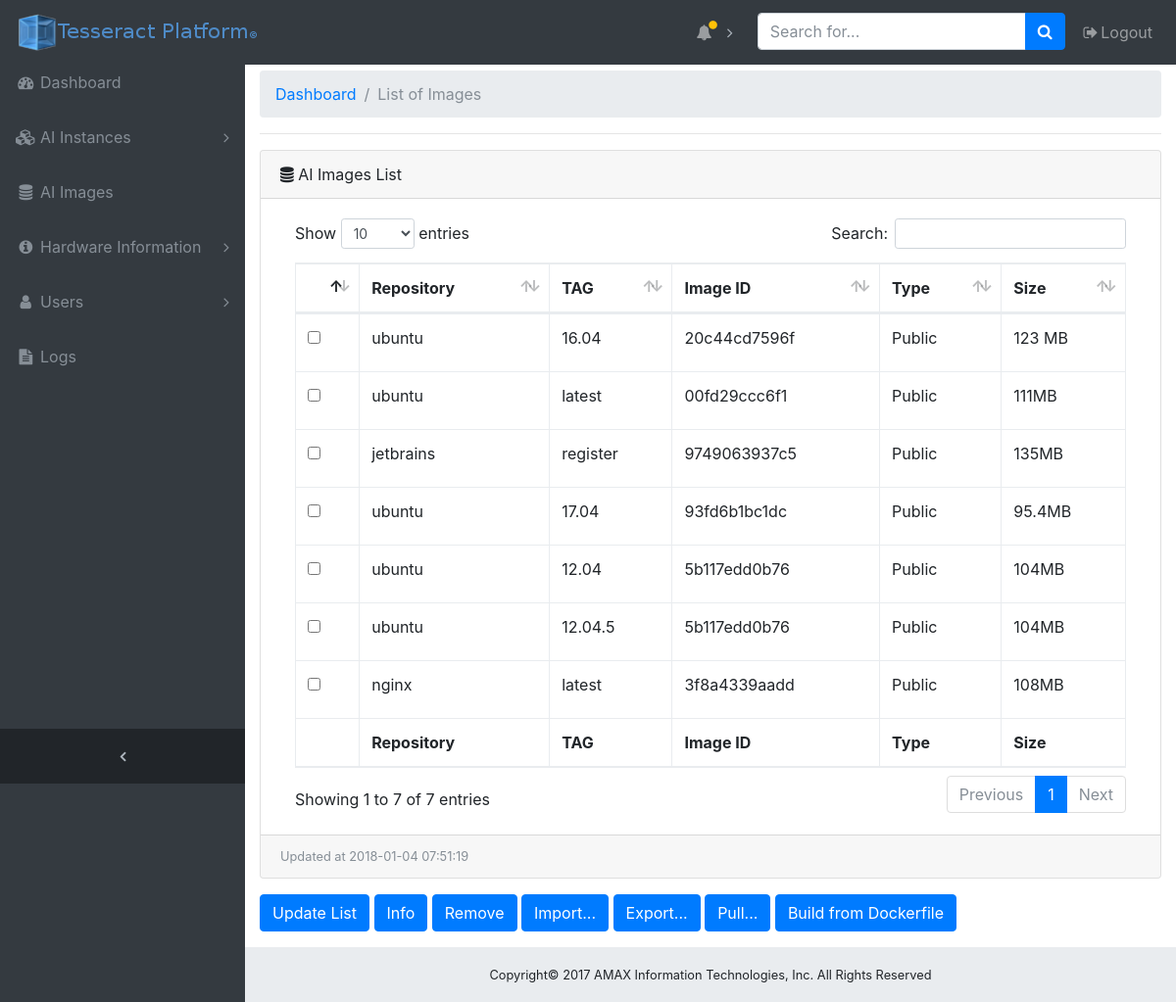
Page /images (signed in) on the committed database.
### TesseractPlatform.py (models this page shows)
class Image(db.Model):
	__tablename__ = 'image'
	image_id = db.Column(db.String(12), primary_key=True)
	repository = db.Column(db.String(255), primary_key=True)
	image_tag = db.Column(db.String(255), primary_key=True)
	image_size = db.Column(db.String(16), nullable=False)
	image_owner = db.Column(db.String(16))
	image_type = db.Column(db.String(16))  # Public, Private, P-Share (Share with Group or User)
	image_rights = db.Column(db.String(1024))  # Format: u:100,u:101,g:1110,g:132   (u=User, g=Group)
	image_desc = db.Column(db.Text)
	def __init__(self, repository=None, image_tag=None, image_id=None, image_size=None, image_own=None, image_type=None,
				 image_rights=None, image_desc=None):
		self.repository = repository
		self.image_tag = image_tag
		self.image_id = image_id
		self.image_size = image_size
		self.image_owner = image_own
		self.image_type = image_type
		self.image_rights = image_rights
		self.image_desc = image_desc

### TesseractPlatform.py (the view)
@app.route('/images', methods=['GET', 'POST'])
@login_required
def all_images():
	html_content = ''
	image_list = Image.query.all()
	if 'removeImageStatus' in request.form.keys() and 'removeImageErrMsg' in request.form.keys():
		remove_image_status = int(request.form['removeImageStatus'])
		if remove_image_status:
			html_content = '<div class="alert alert-success alert-dismissable" role="alert"><span type="button" class="close" data-dismiss="alert" aria-label="Close"><span aria-hidden="true">&times;</span></span><strong>Image has been removed!</strong></div>'
		else:
			html_content = '<div class="alert alert-warning alert-dismissable" role="alert"><span type="button" class="close" data-dismiss="alert" aria-label="Close"><span aria-hidden="true">&times;</span></span><strong>Failed remove image. [Error]: ' + request.form['removeImageErrMsg'] + '</strong></div>'
	return render_template('images.html', title="Images - Tesseract Platform",
							images=image_list,
							update_timestamp=str(datetime.now()), message=html_content)

### TesseractPlatform.py (called while the page is built)
@login_manager.user_loader
def load_user(user_id):
	return User.query.get(int(user_id))

### templates/images.html (shortened to what this page needs)
{% extends 'layout.html' %}
{% block main_container %}
      <ol class="breadcrumb">
        <li class="breadcrumb-item">
          <a href={{ url_for('dashboard') }}>Dashboard</a>
        </li>
        <li class="breadcrumb-item active">List of Images</li>
      </ol>
      <hr>
    <div class="card mb-3">
        <div class="card-header"><i class="fa fa-database"></i> AI Images List </div>
        <div class="card-body">
          <div class="table-responsive">
            <table class="table table-bordered table-hover" id="dataTable" width="100%" cellspacing="0">
              <thead>
                <tr>
                  <th></th>
                  <th>Repository</th>
                  <th>TAG</th>
                  <th>Image ID</th>
                  <th>Type</th>
                  <th>Size</th>
                </tr>
              </thead>
              <tfoot>
                <tr>
                  <th></th>
                  <th>Repository</th>
                  <th>TAG</th>
                  <th>Image ID</th>
                  <th>Type</th>
                  <th>Size</th>
                </tr>
              </tfoot>
              <tbody>
                {% for image in images %}
                    <tr>
                        <td><input type="checkbox" class="form-group" id="imageGroup" name="imageGroup" value={{ image.image_id.split(':')[1][:12] }}></td>
                        <td>{{ image.repository }}</td>
                        <td>{{ image.image_tag }}</td>
                        <td>{{ image.image_id.split(':')[1][0:12] }}</td>
                        <td>{{ image.image_type }}</td>
                        <td>{{ image.image_size }}</td>
                    </tr>
                {% endfor %}
                </tbody>
            </table>
          </div>
        </div>
        <div class="card-footer small text-muted">Updated at {{ update_timestamp }}</div>
      </div>
        <div class="form-group">
        <a class="btn btn-primary" href={{ url_for('update_list') }} id="updateList" type="button">Update List</a>
        <a class="btn btn-primary" data-toggle="modal" data-target="#imageDetail" href="#" id="detailBt">Info</a>
        <a class="btn btn-primary" data-toggle="modal" data-target="#removeImage" href="#" id="imageRemoveBt">Remove</a>
        <a class="btn btn-primary" href="#" id="imageImport" type="button" id="imageImportBt">Import...</a>
        <a class="btn btn-primary" href="#" id="imageImport" type="button" id="imageExportBt">Export...</a>
        <a class="btn btn-primary" href="#" id="imagePull" type="button" id="imagePullBt">Pull...</a>
        <a class="btn btn-primary" href="#" id="imageBuild" type="button">Build from Dockerfile</a>
        </div>
{% endblock main_container %}

### static/css/sb-admin.css (style rules this page uses)
html { position: relative; min-height: 100%; }
body { overflow-x: hidden; }
body.sticky-footer { margin-bottom: 56px; }
body.fixed-nav { padding-top: 56px; }

### static/css/4-col-portfolio.css (style rules this page uses)
body { padding-top: 54px; }
@media (min-width: 992px) { body { padding-top: 56px; } }

### rows in the picture
Image: repository "ubuntu", image_tag "16.04", image_id "20c44cd7596f", image_type "Public", image_size "123 MB"
Image: repository "ubuntu", image_tag "latest", image_id "00fd29ccc6f1", image_type "Public", image_size "111MB"
Image: repository "jetbrains", image_tag "register", image_id "9749063937c5", image_type "Public", image_size "135MB"
Image: repository "ubuntu", image_tag "17.04", image_id "93fd6b1bc1dc", image_type "Public", image_size "95.4MB"
Image: repository "ubuntu", image_tag "12.04", image_id "5b117edd0b76", image_type "Public", image_size "104MB"
Image: repository "ubuntu", image_tag "12.04.5", image_id "5b117edd0b76", image_type "Public", image_size "104MB"
Image: repository "nginx", image_tag "latest", image_id "3f8a4339aadd", image_type "Public", image_size "108MB"
